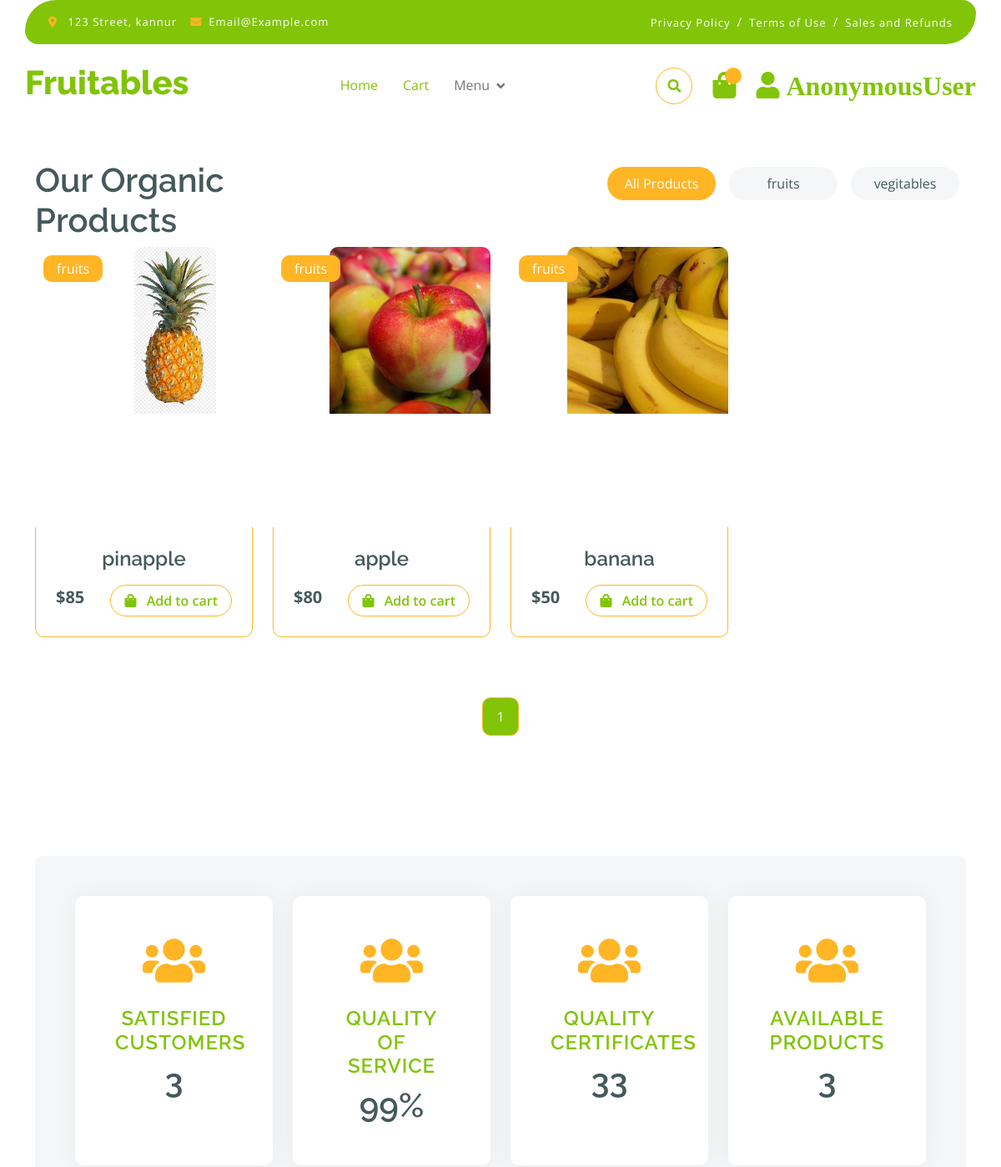
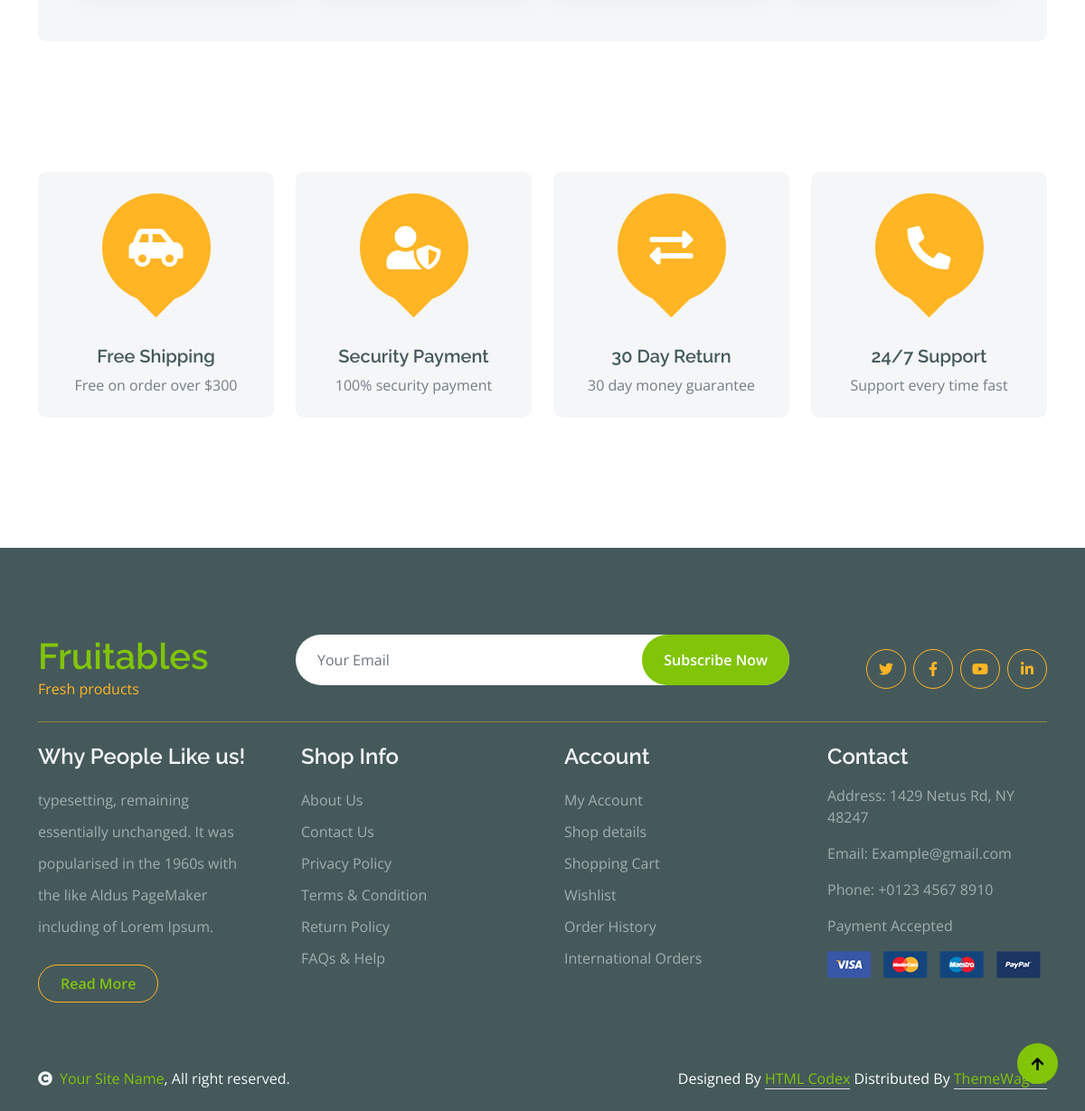
/filter/1/, run on the app's committed database (2 pictures, top to bottom).
### app/models.py (models this page shows, shortened)
class Category(models.Model):
    name = models.CharField(max_length=50)
    def __str__(self):
        return self.name

class Product(models.Model):
    name = models.CharField(max_length=50, blank=True, null=True)
    desc = models.TextField(blank=True, null=True)
    price = models.IntegerField(blank=True, null=True)
    image = models.ImageField(
        upload_to='images', default='image not available')
    thumbnails = models.ImageField(upload_to='thumbnail', blank=True)
    categ = models.ForeignKey(
        'category', on_delete=models.CASCADE, blank=True, null=True)
    created = models.DateTimeField(auto_now=True)
    class Meta:
        ordering = ['-created']

### app/views.py (the view)
# urls.py: path('filter/<str:pk>/',productFilter,name='productfilter'),
@cache_page(60 * 15)
def productFilter(request, pk):
    user = User.objects.all().count()
    category = Category.objects.all()
    products = Product.objects.filter(categ=pk)
    total_products = products.count()
    p = Paginator(products, 4)
    page_number = request.GET.get('page')
    try:
        page_obj = p.get_page(page_number)
    except PageNotAnInteger:
        page_obj = p.page(1)
    except EmptyPage:
        page_obj = p.page(p.num_pages)
    context = {'page_obj': page_obj, 'category': category,
               'user': user, 'total_products': total_products}
    return render(request, 'products.html', context)

### templates/products.html (shortened to what this page needs)
{% extends "index.html" %}
{% block products %}
<br>
<br>
<br><br>
<div class="container-fluid fruite py-5">
    <div class="container py-5">
        <div class="tab-class text-center">
            <div class="row g-4">
                <div class="col-lg-4 text-start">
                    <h1>Our Organic Products</h1>
                </div>
                <div class="col-lg-8 text-end">
                    <ul class="nav nav-pills d-inline-flex text-center mb-5">
                        <li class="nav-item">
                            <a class="d-flex m-2 py-2 bg-light rounded-pill active" data-bs-toggle="pill" href="{% url 'index' %}">
                                <span class="text-dark" style="width: 130px;">All Products</span>
                            </a>
                        </li>
                        {% for i in category  %}
                          <li class="nav-item">
                            <a class="d-flex py-2 m-2 bg-light rounded-pill"  href="{% url 'productfilter' i.id %}">
                                <span class="text-dark" style="width: 130px;">{{i.name}}</span>
                            </a>
                        </li>
                        {% endfor %}
                    </ul>
                </div>
            </div>
              <div class="tab-content">
                <div id="tab-1" class="tab-pane fade show p-0 active">
                    <div class="row g-4">
                        <div class="col-lg-12">
                            <div class="row g-4">
                              {% for i in page_obj  %}
                                <div class="col-md-6 col-lg-4 col-xl-3" >
                                  <a href="{% url 'shopdetails' i.id %}">
                                    <div class="rounded position-relative fruite-item" >
                                        <div class="fruite-img">
                                            <img src="{{i.image.url}}" class="img-fluid  rounded-top" alt="" style="height: 200px; ">
                                        </div>
                                        <div class="text-white bg-secondary px-3 py-1 rounded position-absolute" style="top: 10px; left: 10px;">{{i.categ}}</div>
                                        <div class="p-4 border border-secondary border-top-0 rounded-bottom">
                                            <h4>{{i.name}}</h4>
                                            <div class="d-flex justify-content-between flex-lg-wrap">
                                                <p class="text-dark fs-5 fw-bold mb-0"> ${{i.price}}</p>
                                                <a href="{% url 'addtocart' i.id %}" class="btn border border-secondary rounded-pill px-3 text-primary"><i class="fa fa-shopping-bag me-2 text-primary"></i> Add to cart</a>
                                            </div>
                                        </div>
                                    </div>
                                  </a>
                                </div>
                              {%endfor%}
                              <center>
                                <div class="pagination d-flex justify-content-center mt-5">
                                <a href="#" class="active rounded">{{page_obj.number}}</a>
                                </div>
                                </center>
                            </div>
                        </div>
                    </div>
                </div>
            </div>
        </div>
    </div>
  </div>
  <div class="container-fluid py-5">
    <div class="container">
      <div class="bg-light p-5 rounded">
        <div class="row g-4 justify-content-center">
          <div class="col-md-6 col-lg-6 col-xl-3">
            <div class="counter bg-white rounded p-5">
              <i class="fa fa-users text-secondary"></i>
              <h4>satisfied customers</h4>
              <h1>{{user}}</h1>
            </div>
          </div>
          <div class="col-md-6 col-lg-6 col-xl-3">
            <div class="counter bg-white rounded p-5">
              <i class="fa fa-users text-secondary"></i>
              <h4>quality of service</h4>
              <h1>99%</h1>
            </div>
          </div>
          <div class="col-md-6 col-lg-6 col-xl-3">
            <div class="counter bg-white rounded p-5">
              <i class="fa fa-users text-secondary"></i>
              <h4>quality certificates</h4>
              <h1>33</h1>
            </div>
          </div>
          <div class="col-md-6 col-lg-6 col-xl-3">
            <div class="counter bg-white rounded p-5">
              <i class="fa fa-users text-secondary"></i>
              <h4>Available Products</h4>
              <h1>{{total_products}}</h1>
            </div>
          </div>
        </div>
      </div>
    </div>
  </div>
     <div class="container-fluid featurs py-5">
      <div class="container py-5">
        <div class="row g-4">
          <div class="col-md-6 col-lg-3">
            <div class="featurs-item text-center rounded bg-light p-4">
              <div
                class="featurs-icon btn-square rounded-circle bg-secondary mb-5 mx-auto"
              >
                <i class="fas fa-car-side fa-3x text-white"></i>
              </div>
              <div class="featurs-content text-center">
                <h5>Free Shipping</h5>
                <p class="mb-0">Free on order over $300</p>
              </div>
            </div>
          </div>
          <div class="col-md-6 col-lg-3">
            <div class="featurs-item text-center rounded bg-light p-4">
              <div
                class="featurs-icon btn-square rounded-circle bg-secondary mb-5 mx-auto"
              >
                <i class="fas fa-user-shield fa-3x text-white"></i>
              </div>
              <div class="featurs-content text-center">
                <h5>Security Payment</h5>
                <p class="mb-0">100% security payment</p>
              </div>
            </div>
          </div>
          <div class="col-md-6 col-lg-3">
            <div class="featurs-item text-center rounded bg-light p-4">
              <div
                class="featurs-icon btn-square rounded-circle bg-secondary mb-5 mx-auto"
              >
                <i class="fas fa-exchange-alt fa-3x text-white"></i>
              </div>
              <div class="featurs-content text-center">
                <h5>30 Day Return</h5>
                <p class="mb-0">30 day money guarantee</p>
              </div>
            </div>
          </div>
          <div class="col-md-6 col-lg-3">
            <div class="featurs-item text-center rounded bg-light p-4">
              <div
                class="featurs-icon btn-square rounded-circle bg-secondary mb-5 mx-auto"
              >
                <i class="fa fa-phone-alt fa-3x text-white"></i>
              </div>
              <div class="featurs-content text-center">
                <h5>24/7 Support</h5>
                <p class="mb-0">Support every time fast</p>
              </div>
            </div>
          </div>
        </div>
      </div>
    </div>
{% endblock products %}

### static/css1/style.css (style rules this page uses)
.btn { font-weight: 600; transition: .5s; }
.btn-square { width: 32px; height: 32px; }
.btn-square, .btn-sm-square, .btn-md-square, .btn-lg-square { padding: 0; display: flex; align-items: center; justify-content: center; font-weight: normal; }
.btn.border-secondary { transition: 0.5s; }
.featurs .featurs-item .featurs-icon { position: relative; width: 120px; height: 120px; }
.featurs .featurs-item .featurs-icon::after { content: ""; width: 35px; height: 35px; background: var(--bs-secondary); position: absolute; bottom: -10px; transform: translate(-50%); transform: rotate(45deg); background: var(--bs-secondary); }
.fruite .tab-class .nav-item a.active { background: var(--bs-secondary) !important; }
.fruite .tab-class .nav-item a.active span { color: var(--bs-white) !important; }
.fruite .fruite-item { height: 100%; transition: 0.5s; }
.fruite-img { overflow: hidden; transition: 0.5s; border-radius: 10px 10px 0 0; width: 336px; height: 336px; }
.fruite .fruite-item { overflow: hidden; transition: 0.5s; border-radius: 10px 10px 0 0; }
.fruite .fruite-item .fruite-img img { transition: 0.5s; }
.counter { height: 100%; text-align: center; box-shadow: 0 0 30px rgba(0, 0, 0, 0.05); }
.counter i { font-size: 60px; margin-bottom: 25px; }
.counter h4 { color: var(--bs-primary); letter-spacing: 1px; text-transform: uppercase; }
.counter h1 { margin-bottom: 0; }
.pagination { display: inline-block; }
.pagination a { color: var(--bs-dark); padding: 10px 16px; text-decoration: none; transition: 0.5s; border: 1px solid var(--bs-secondary); margin: 0 4px; }
.pagination a.active { background-color: var(--bs-primary); color: var(--bs-light); border: 1px solid var(--bs-secondary); }

### data on the page
Category: name "fruits"
Category: name "vegitables"
Product: image (picture), categ "fruits", name "pinapple", price "85"
Product: image (picture), categ "fruits", name "apple", price "80"
Product: image (picture), categ "fruits", name "banana", price "50"

### other printed values
{{ request.user }} "AnonymousUser"
{{ page_obj.number }} "1"
{{ user }} "3"
{{ total_products }} "3"
